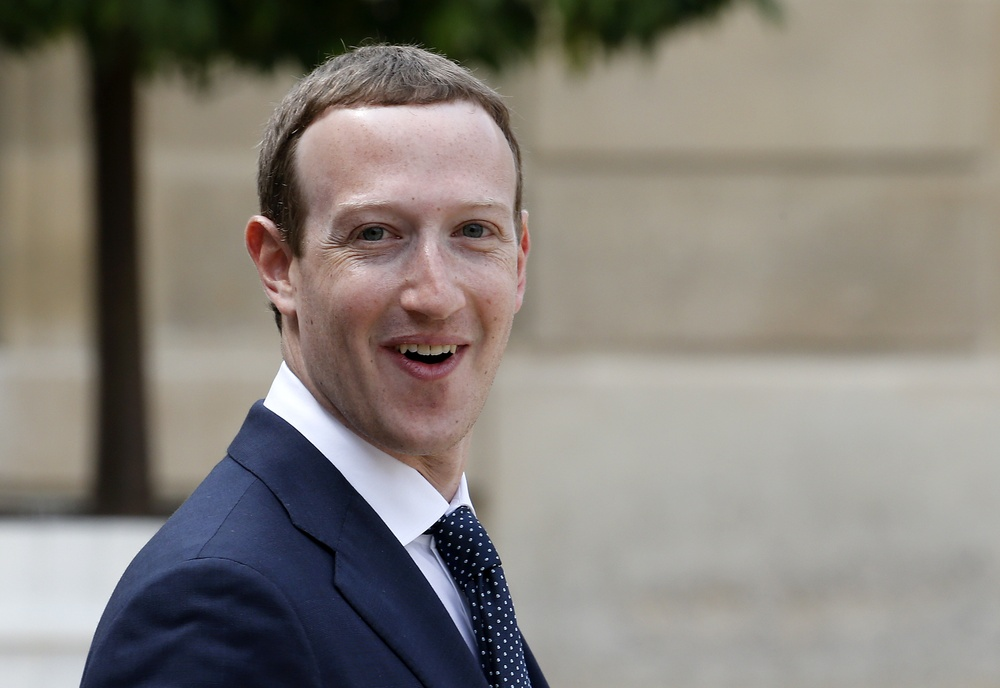
#> input picture Digital Image Processing/OpenCV/gallery/face0.jpg, 1000 x 688 px, shrunk from 2900 x 1994 before the run; its folder holds only this picture in this run
$ python image_processing.py
#> lines starting #> are read from the running program, lines starting #| are printed output that depends on the picture
import cv2
import numpy as np
from glob import glob


img = cv2.imread(*glob("./gallery/face0*"))
#> img is the input picture: shape (688, 1000, 3); mean B, G, R 121.9, 128.5, 133.9
kernel = np.ones((5, 5), dtype="uint8")

b = img[:, :, 0]
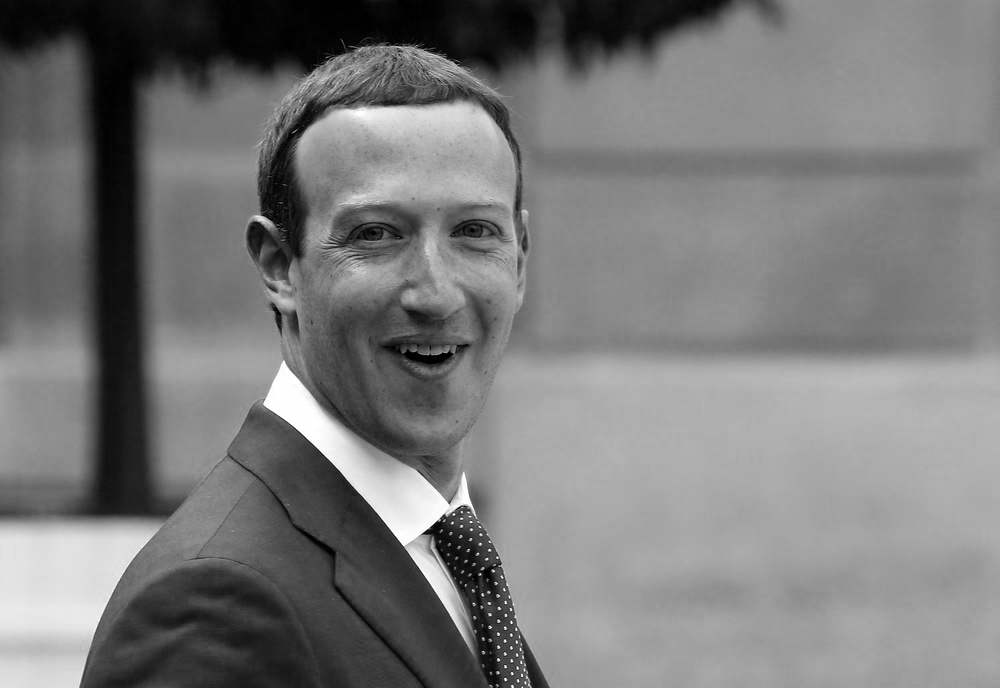
#> b: shape (688, 1000); min 0, max 255, mean 121.9
g = img[:, :, 1]
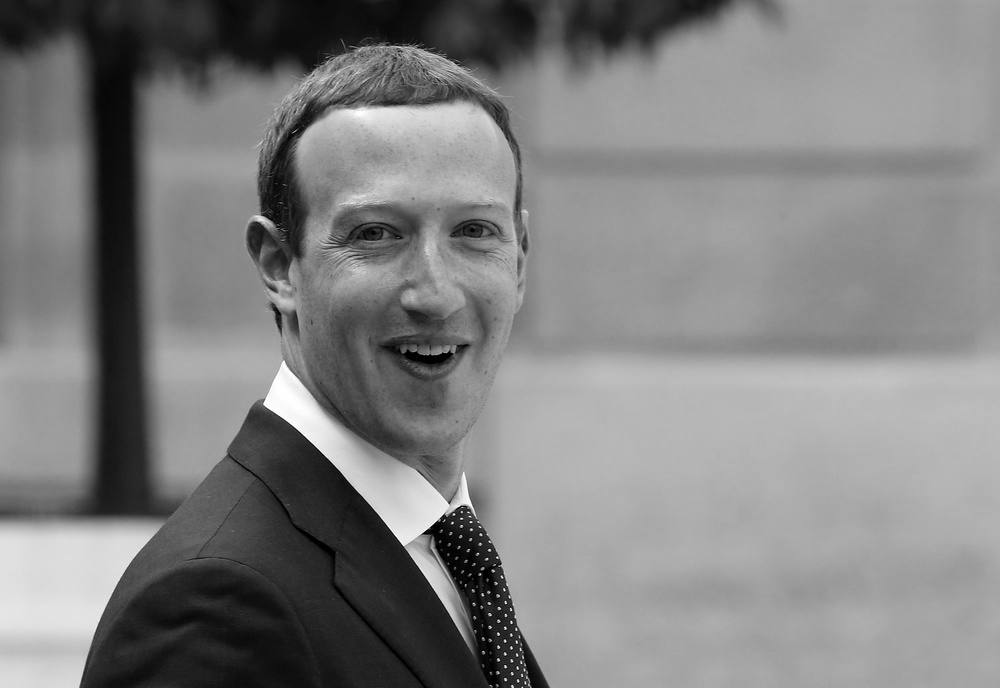
#> g: shape (688, 1000); min 0, max 255, mean 128.5
r = img[:, :, 2]
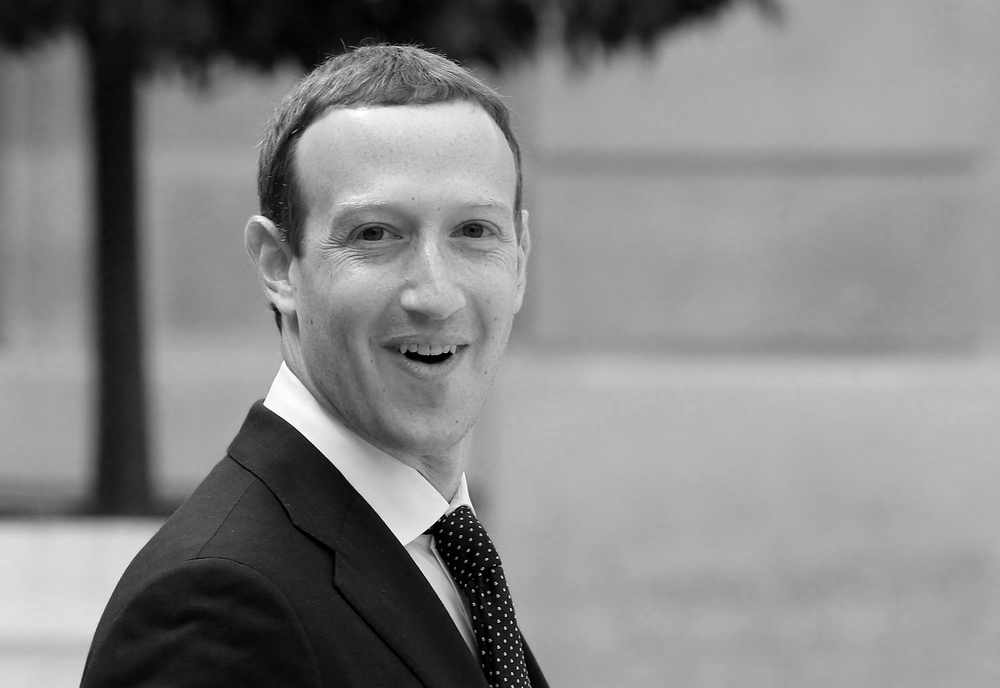
#> r: shape (688, 1000); min 0, max 255, mean 133.9

bgra = cv2.merge((b, g, r, g))
cv2.imwrite("bgra.png", bgra)

# averages nearby pixels in range
blured = cv2.GaussianBlur(img, (55, 5), 0)
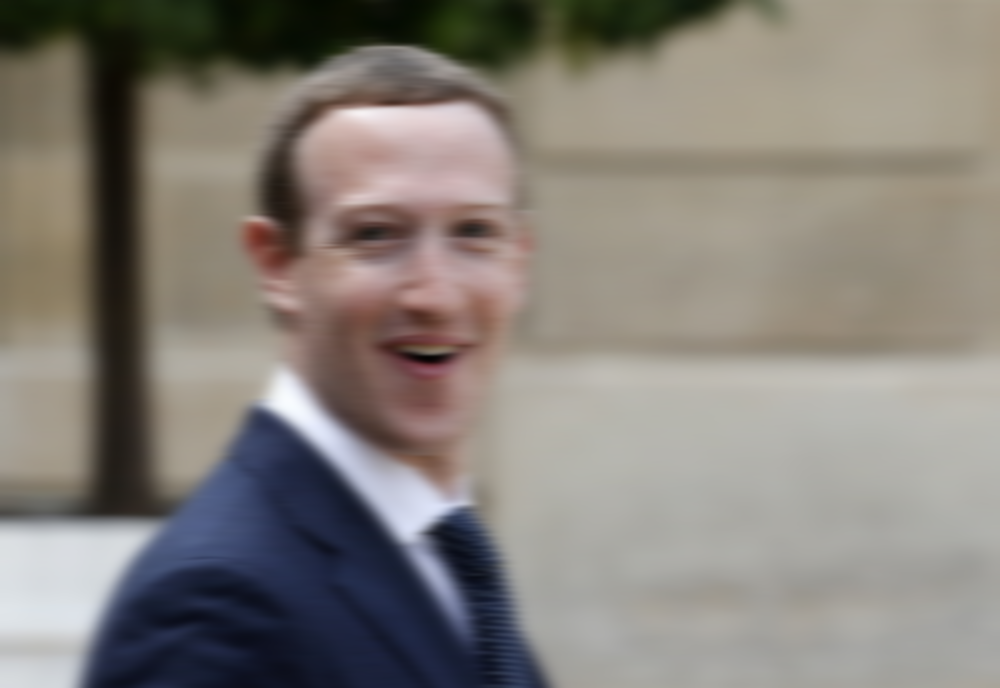
#> blured: shape (688, 1000, 3); mean B, G, R 121.9, 128.5, 133.9
# removes black noise from image by a sliding kernel
dilated = cv2.dilate(img, kernel, iterations=3)
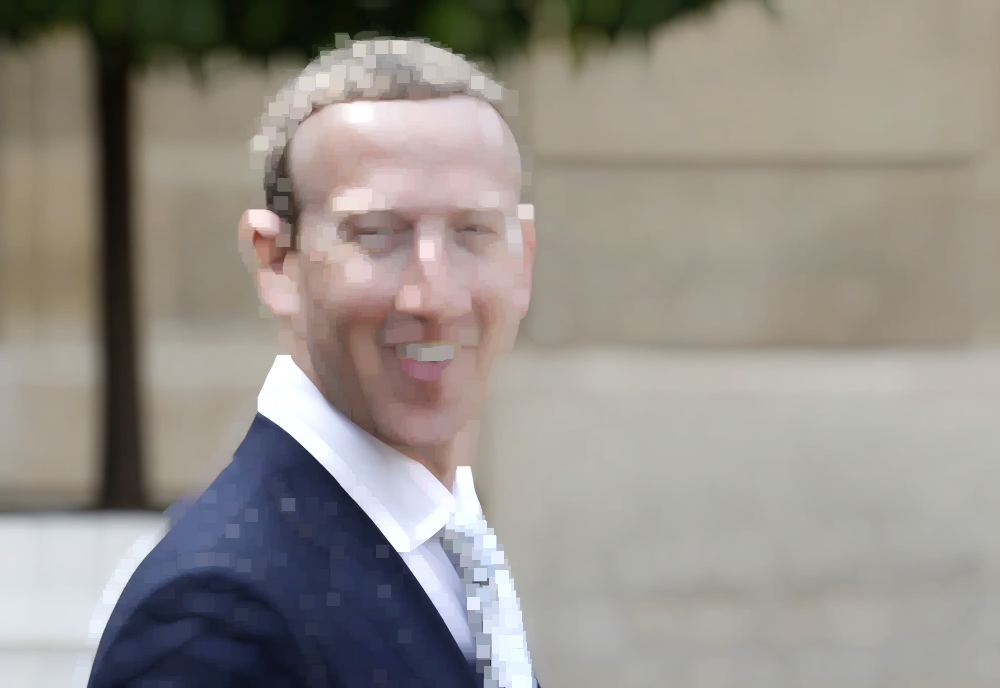
#> dilated: shape (688, 1000, 3); mean B, G, R 137.7, 143.8, 148.9
# removes white noise from image by a sliding kernel
eroded = cv2.erode(img, kernel, iterations=3)
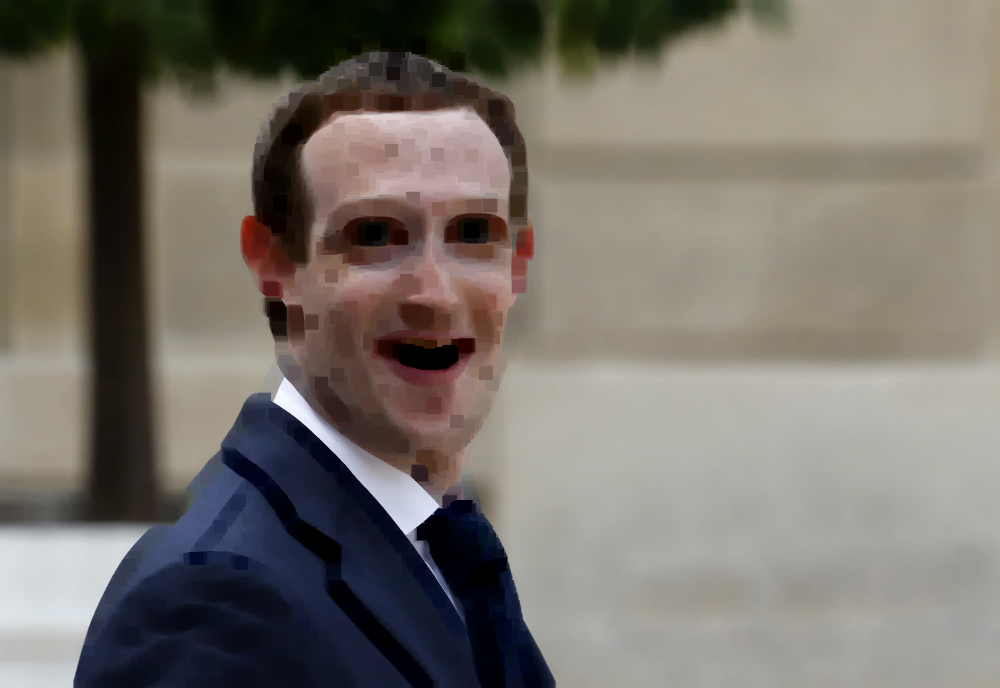
#> eroded: shape (688, 1000, 3); mean B, G, R 107.1, 114.4, 120

cv2.imshow("Blured", blured)
cv2.imshow("Dilated", dilated)
cv2.imshow("Eroded", eroded)

cv2.waitKey(0)
cv2.destroyAllWindows()
